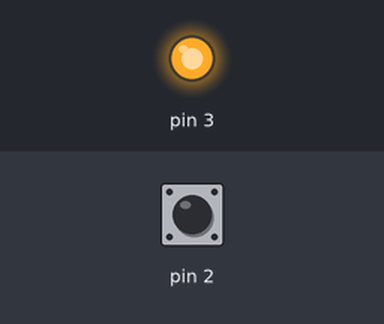
This sketch was run on a simulated Arduino Leonardo, built with avr-gcc and run on an emulated ATmega32U4. Shown: output pins drawn as LEDs (lit = HIGH). The inputs (shaded band) are chosen by the test bench; at power-on: pin 2 HIGH. USB keyboard and mouse output is not drawn.

Above: at 1.2 s.
1.3 s: pin 2 pulled LOW for 0.15 s
At 1.38 s:
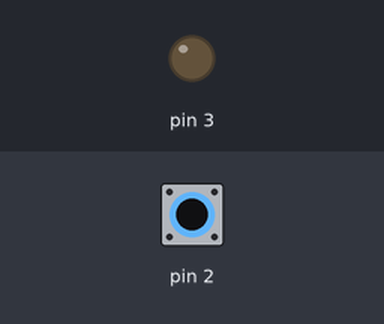
2.9 s: pin 2 pulled LOW for 3.2 s
At 6.9 s:
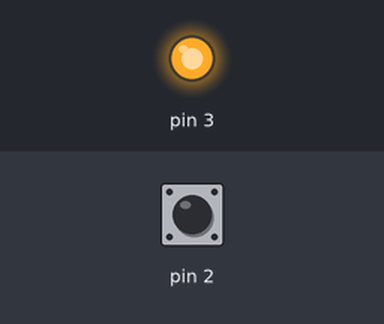
Timing chart, 0 to 8.4 s (numbered marks = the images above; inputs shaded):
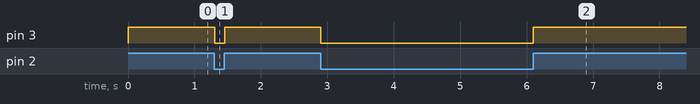

Measured:
- after the input at 1.3 s, pin 3: HIGH → LOW at once, → HIGH 0.15 s later
- after the input at 2.9 s, pin 3: HIGH → LOW at once, → HIGH 3.2 s later

The sketch:

keymushroom.ino
```cpp
#include <Keyboard.h>
#include <ButtonDebounce.h>

ButtonDebounce button(2, 5);
bool pressedState = false;
bool sendState = true;
char key = ('n');

void setup() {

  pinMode(2, INPUT_PULLUP);
  Keyboard.begin();
  pinMode(3, OUTPUT);
}

void loop() {
  button.update();
  if (button.state() == LOW){
    digitalWrite(3, LOW);
    pressedState = true;

  }else if (button.state() ==HIGH){
    digitalWrite(3, HIGH);
    sendState = false;
    pressedState = false;
  }

  if(sendState == false && pressedState == true){
    Keyboard.write(key);
    sendState = true;
  }


}
```
